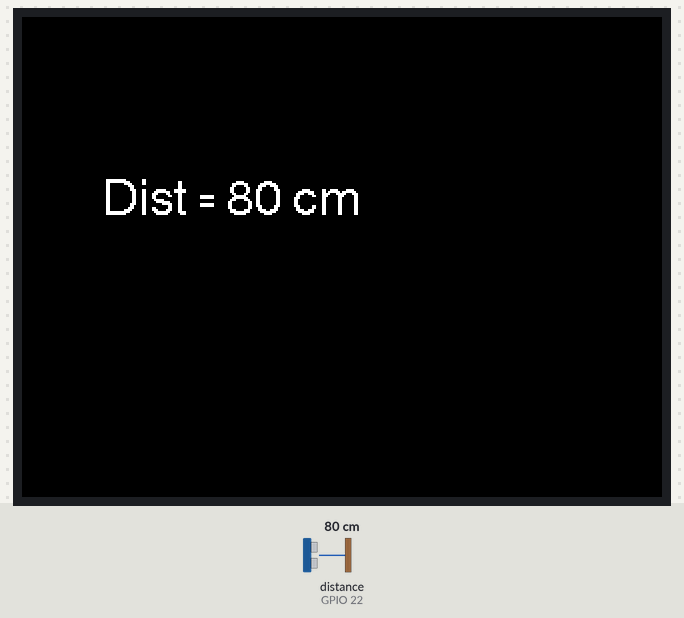
A sketch run on a simulated ESP32. On the bench: 320×240 colour display. The test bench sets the inputs (shaded band); at power-on: distance to the obstacle (sensor on GPIO 22) 80 cm.

Above: at 1.8 s.
1.9 s: distance to the obstacle (sensor on GPIO 22) set to 2 cm
At 3.3 s:
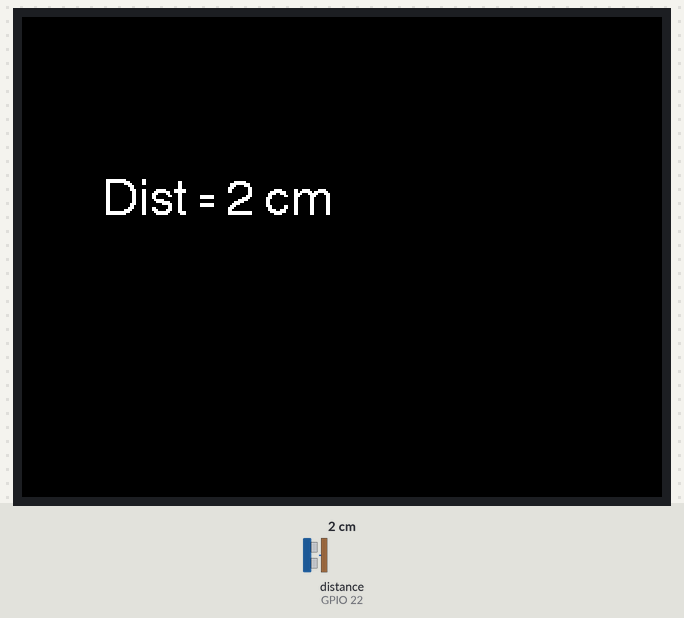
3.9 s: distance to the obstacle (sensor on GPIO 22) set to 120 cm
At 5.0 s:
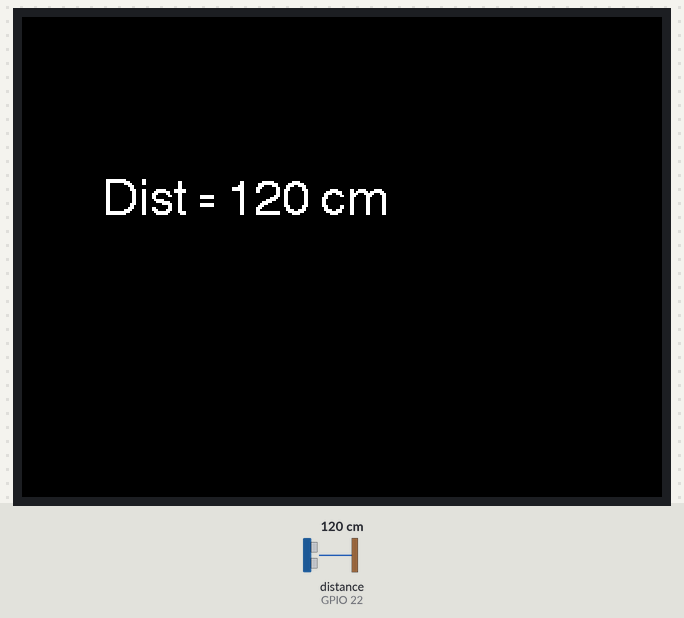
7.1 s: distance to the obstacle (sensor on GPIO 22) set to 4 cm
At 9.1 s:
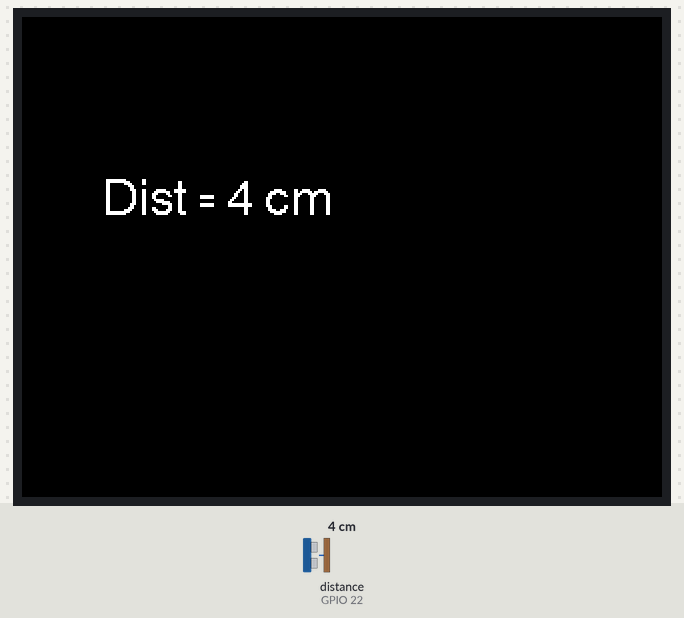
Timing chart, 0 to 10.6 s (numbered marks = the images above; inputs shaded):
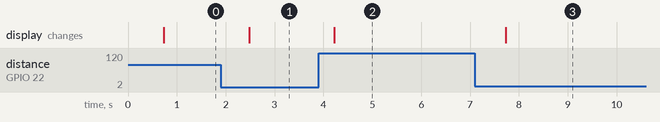

Measured:
- after the input at 1.9 s, the display: changes after 0.58 s (image 1)
- after the input at 3.9 s, the display: changes after 0.32 s (image 2)
- after the input at 7.1 s, the display: changes after 0.63 s (image 3)

The sketch:

ultrasonic_dist.ino
```cpp
#include "Ultrasonic.h"
#include <M5Stack.h>

#define DISTANCE 30

Ultrasonic ultrasonic(22);

void setup()
{
    Serial.begin(115200);
    M5.begin();
    delay(500);
}
void loop()
{
    long RangeInInches;
    long RangeInCentimeters;

    RangeInCentimeters = ultrasonic.MeasureInCentimeters(); // two measurements should keep an interval

//    Serial.print("Distance: " + RangeInCentimeters);
//    Serial.print(RangeInCentimeters);//0~400cm
//    Serial.println(" cm");

    M5.Lcd.clear();

    m5.Lcd.setTextColor(WHITE);
    m5.Lcd.setCursor(40, 80);
    M5.Lcd.setTextFont(4);
    M5.Lcd.printf("Dist = %d cm", RangeInCentimeters);
    delay(500);
}
```
